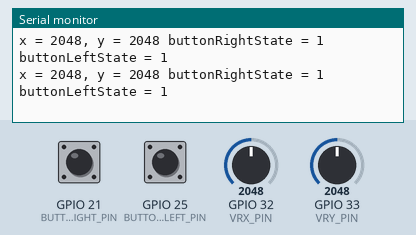
Simulated run of this program. Board: ESP32. On the bench: the last lines printed to the serial monitor. The inputs (shaded band) are chosen by the test bench; at power-on: GPIO 32 (VRX_PIN) = 2048, GPIO 33 (VRY_PIN) = 2048, GPIO 21 (BUTTON_RIGHT_PIN) HIGH, GPIO 25 (BUTTON_LEFT_PIN) HIGH. USB keyboard and mouse output is not drawn.

Above: at 1.2 s.
1.3 s: GPIO 32 (VRX_PIN) set to 1042
At 2.3 s:
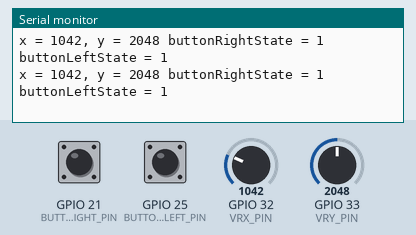
4.3 s: GPIO 32 (VRX_PIN) set to 946
At 5.3 s:
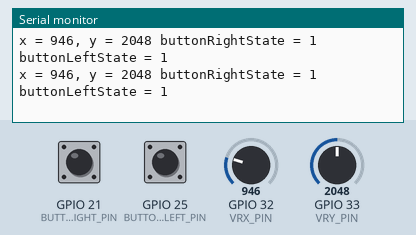
7.3 s: GPIO 33 (VRY_PIN) set to 1058
At 8.4 s:
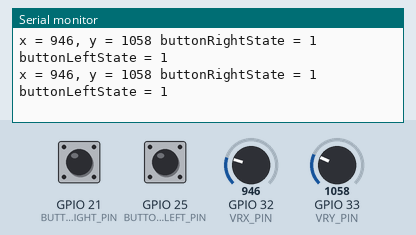
10.3 s: GPIO 33 (VRY_PIN) set to 932
At 11.4 s:
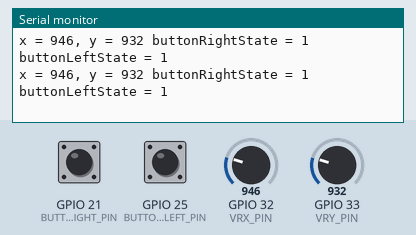
Timing chart, 0 to 12.9 s (numbered marks = the images above; inputs shaded):
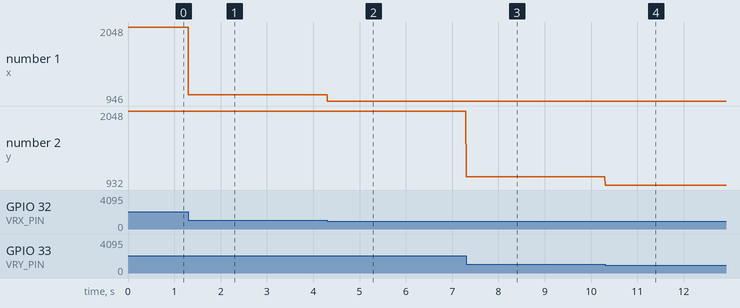

The program:

main.cpp
```cpp
#include <BleMouse.h>
#include <Arduino.h>

#define VRX_PIN  32 // pin connected to VRX pin
#define VRY_PIN  33 // pin connected to VRY pin
#define SW_PIN   17 // ESP32 pin GPIO17 connected to SW  pin
#define BUTTON_RIGHT_PIN  21
#define BUTTON_LEFT_PIN  25

#define LEFT_THRESHOLD  150
#define RIGHT_THRESHOLD 1000
#define UP_THRESHOLD    150
#define DOWN_THRESHOLD  300

BleMouse bleMouse("OpenHIDevice", "stiangglanda", 100);
int const POT_PIN = 36;  // analog pin used to connect the potentiometer
int potVal = 0;             // variable to read the value from the analog pin
int angle;              // variable to hold the angle for the servo motor
bool buttonRightPressed = false;
bool buttonLeftPressed = false;

float floatMap(float x, float in_min, float in_max, float out_min, float out_max)
{
  return (x - in_min) * (out_max - out_min) / (in_max - in_min) + out_min;
}

void setup()
{
  Serial.begin(115200);
  Serial.println("Starting BLE work!");
  bleMouse.begin();
  pinMode(VRX_PIN, INPUT);
  pinMode(VRY_PIN, INPUT);
  pinMode(BUTTON_RIGHT_PIN, INPUT_PULLUP);
  pinMode(BUTTON_LEFT_PIN, INPUT_PULLUP);
}

void loop()
{
  //potVal = analogRead(POT_PIN);
  //angle = floatMap(potVal, 0, 4095, 0, 3.3);

  int valueX = 0; // to store the X-axis value
  int valueY = 0; // to store the Y-axis value

  valueX = analogRead(VRX_PIN);
  valueY = analogRead(VRY_PIN);

  Serial.print("x = ");
  Serial.print(valueX);
  Serial.print(", y = ");
  Serial.print(valueY);

  int buttonRightState = digitalRead(BUTTON_RIGHT_PIN);
  Serial.print(" buttonRightState = ");
  Serial.print(buttonRightState);

  int buttonLeftState = digitalRead(BUTTON_LEFT_PIN);
  Serial.print(" buttonLeftState = ");
  Serial.println(buttonLeftState);

  if(bleMouse.isConnected())
  {
    if (valueX < LEFT_THRESHOLD)
      bleMouse.move(1,0);
    else if (valueX > RIGHT_THRESHOLD)
      bleMouse.move(-1,0);

    // check up/down commands
    if (valueY < UP_THRESHOLD)
      bleMouse.move(0,-1);
    else if (valueY > DOWN_THRESHOLD)
      bleMouse.move(0,1);

    if (buttonRightState == 0 && !buttonRightPressed)
    {
      buttonRightPressed = true;
      bleMouse.click(MOUSE_RIGHT);
    }

    if (buttonRightState == 1 && buttonRightPressed)
    {
      buttonRightPressed = false;
    }

    if (buttonLeftState == 0 && !buttonLeftPressed)
    {
      buttonLeftPressed = true;
      bleMouse.click(MOUSE_LEFT);
    }

    if (buttonLeftState == 1 && buttonLeftPressed)
    {
      buttonLeftPressed = false;
    }
  }
}
```

Measured:
- after the input at 1.3 s, the serial monitor: prints a new line at once (image 1)
- after the input at 4.3 s, the serial monitor: prints a new line at once (image 2)
- after the input at 7.3 s, the serial monitor: prints a new line at once (image 3)
- after the input at 10.3 s, the serial monitor: prints a new line at once (image 4)
- plotted number 1: 2048 → 1042 after the input at 1.3 s, 1042 → 946 after the input at 4.3 s
- plotted number 2: 2048 → 1058 after the input at 7.3 s, 1058 → 932 after the input at 10.3 s
